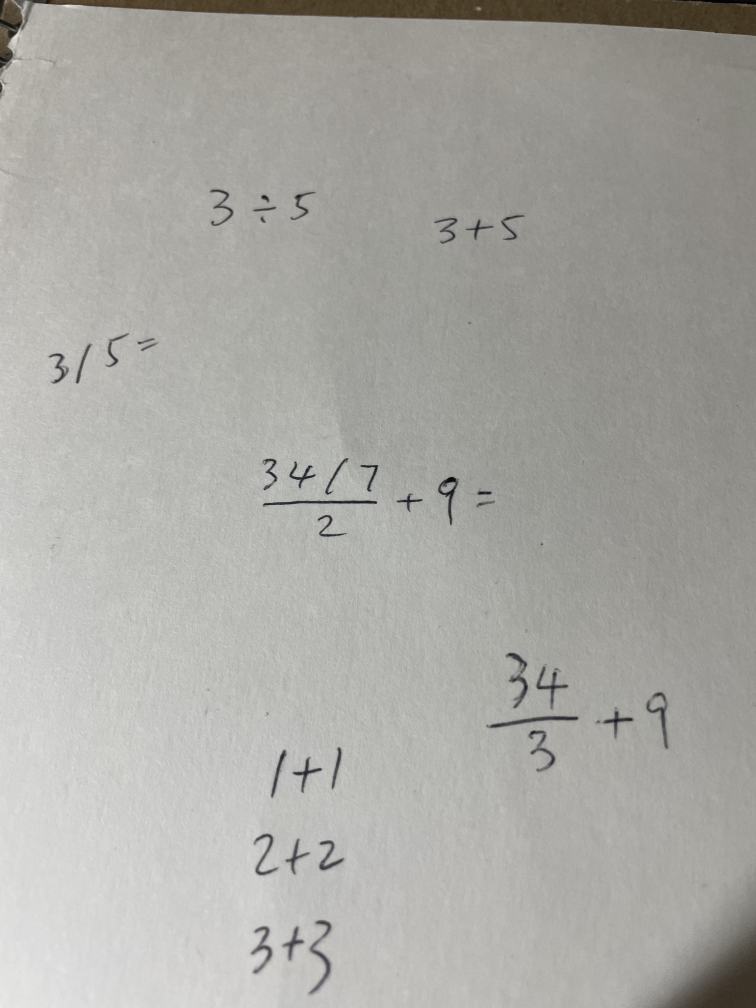
#> input picture server/images/IMG_2076.jpg, 3024 x 4032 px (shown at 1/4 size); its folder holds only this picture in this run
$ python -i processor.py   (imports and definitions only)
#> lines starting #> are read from the running program, lines starting #| are printed output that depends on the picture; after the words box and inside, x2 and y2 are one past the last pixel; in counts of white or black regions, pixels touching at a corner belong together
import cv2
import numpy as np
import matplotlib.pyplot as plt
# import pytesseract
from recognizer import recognize_math

# For draw locally
gray_global = None
thresh_global = None
dilated_global = None
contour_image_global = None
# to use pytesseract in Windows https://stackoverflow.com/questions/50951955/pytesseract-tesseractnotfound-error-tesseract-is-not-installed-or-its-not-i
# pytesseract.pytesseract.tesseract_cmd = 'C:\\Program Files\\Tesseract-OCR\\tesseract.exe'
# equation_text = pytesseract.image_to_string(equation_region, config='--psm 10')
# print(equation_text)
"""
    Identify the region of each equatoin from the image that may contain multiple equations
    return: equation_regions, a list of regions
"""

def parse_equation(image):
    global gray_global, dilated_global
    # Convert image in grayscale
    gray = cv2.cvtColor(image, cv2.COLOR_BGR2GRAY)
    gray_global = gray
    dilated, contours = process_image(gray)

    """
        To parse the image to identify regions of equations
            - find bounding box of contours (thresholding 200)
            - if the bounding boxes are deemed to be on the same horizontal line (similar y-coords), they belong to the same math equation
            - then, they should be formed as one larger bounding box
    """

    max_height = 0
    bounding_boxes = []

    # find bounding box for contours
    for contour in contours:
        if cv2.contourArea(contour) > 175:
            x, y, w, h = cv2.boundingRect(contour)
            max_height = max(max_height, h)
            equation_region = image[y:y+h, x:x+w]
            # cv2.rectangle(gray, (x, y), (x + w, y + h), (0, 255, 0), 2)
            bounding_boxes.append((x, y, w, h))

    # use the height of the largest bounding box as a reference to determine if bounding boxes have similar y-coords
    y_threshold = max_height
    def on_same_line(box1, box2, threshold):
        return abs(box1[1] - box2[1]) < threshold

    # group the bounding boxes
    lines = []
    for box in bounding_boxes:
        added = False
        for line in lines:
            if any(on_same_line(box, other_box, y_threshold) for other_box in line):
                line.append(box)
                added = True
                break
        if not added:
            lines.append([box])

    # find the bounding box for each equation
    equation_regions = []
    for line in lines:
        # Calculate the min x, min y, max x, and max y for the boxes in the line, box = (x, y, w, h)
        x_coords = [box[0] for box in line]
        y_coords = [box[1] for box in line]
        w_coords = [box[2] for box in line]
        h_coords = [box[3] for box in line]
        min_x = min(x_coords)
        min_y = min(y_coords)
        max_x = max(x_coords[i] + w_coords[i] for i in range(len(line)))
        max_y = max(y_coords[i] + h_coords[i] for i in range(len(line)))
        rows, cols = dilated.shape
        # Append the merged bounding box for the line, add padding 25 pixels if not out of bound
        min_x = max(min_x-25, 0)
        min_y = max(min_y-25, 0)
        h = min (max_y + 25, rows) - min_y
        w = min (max_x + 25, cols) - min_x
        equation_regions.append((min_x, min_y, w, h))

        # Draw merged bounding boxes on the image (for demo and test)
        cv2.rectangle(dilated, (min_x, min_y), (min_x + w, min_y + h), (255, 255, 255), 3)

    dilated_global = dilated
    # draw(gray_global, thresh_global, dilated_global, contour_image_global)

    return dilated, equation_regions


def process_image(image):
    global thresh_global, contour_image_global
    """
        TODO: Play around with the parameters of image processing functions to optimaize the quality of output image
    """

    # Noise Reduction
    # applying a very small median and Gaussian blur ((3,3) kernel) before the bilateral filter can help in reducing noise without significantly impacting the edge details
    # bilateralFilter is highly effective in noise removal while keeping edges sharp
    image = cv2.medianBlur(image, 3)
    image = cv2.GaussianBlur(image, (3, 3), 0)
    image = cv2.bilateralFilter(src=image, d=23, sigmaColor=75, sigmaSpace=75)

    # Adaptive threshold, binarized the image
    thresh = cv2.adaptiveThreshold(image, 255, cv2.ADAPTIVE_THRESH_GAUSSIAN_C, cv2.THRESH_BINARY_INV, 13, 1)
    # remove implusive noise after thresholding
    thresh = cv2.medianBlur(thresh, 5)

    thresh_global = thresh

    # Morphology - dilation
    kernel = cv2.getStructuringElement(cv2.MORPH_RECT, (3,3))  # Adjust the kernel size if needed
    dilated = cv2.dilate(thresh, kernel, iterations=1)

    # Reduce implusive noise caused by dilation
    dilated = cv2.medianBlur(dilated, 11)

    # Find contours to identify the region of interest
    contours, _ = cv2.findContours(dilated, cv2.RETR_EXTERNAL, cv2.CHAIN_APPROX_SIMPLE)

    # Draw contours on the original image(for test and demo)
    contour_image = cv2.drawContours(image.copy(), contours, -1, (0, 255, 0), 3)
    contour_image_global = contour_image

    return dilated, contours


"""
    FOR LOCAL TESTING

"""
def draw(gray, thresh, dilated, contour_image):
    plt.figure(figsize=(12,12))

    plt.subplot(221)
    plt.imshow(gray, cmap = 'gray')
    plt.title('gray')

    plt.subplot(222)
    plt.imshow(thresh, cmap = 'gray')
    plt.title('Binarized Adaptive Threshold')

    plt.subplot(223)
    plt.imshow(dilated, cmap = 'gray')
    plt.title('dilated')

    contour_img_rgb = cv2.cvtColor(contour_image, cv2.COLOR_BGR2RGB)
    plt.subplot(224)
    plt.imshow(contour_img_rgb)
    plt.title('Contour_img after Binarized AdaptiveThreshold')

    plt.savefig('bilateralFilter.png')
    plt.show()

>>> import cv2
>>> picture = cv2.imread('images/IMG_2076.jpg')
#> picture is the input picture: shape (4032, 3024, 3); mean B, G, R 164, 168.9, 169.5
>>> result = parse_equation(picture)
#> in process_image, `thresh = cv2.adaptiveThreshold(image, 255, cv2.ADAPTIVE_THRESH_GAUSSIA..`:
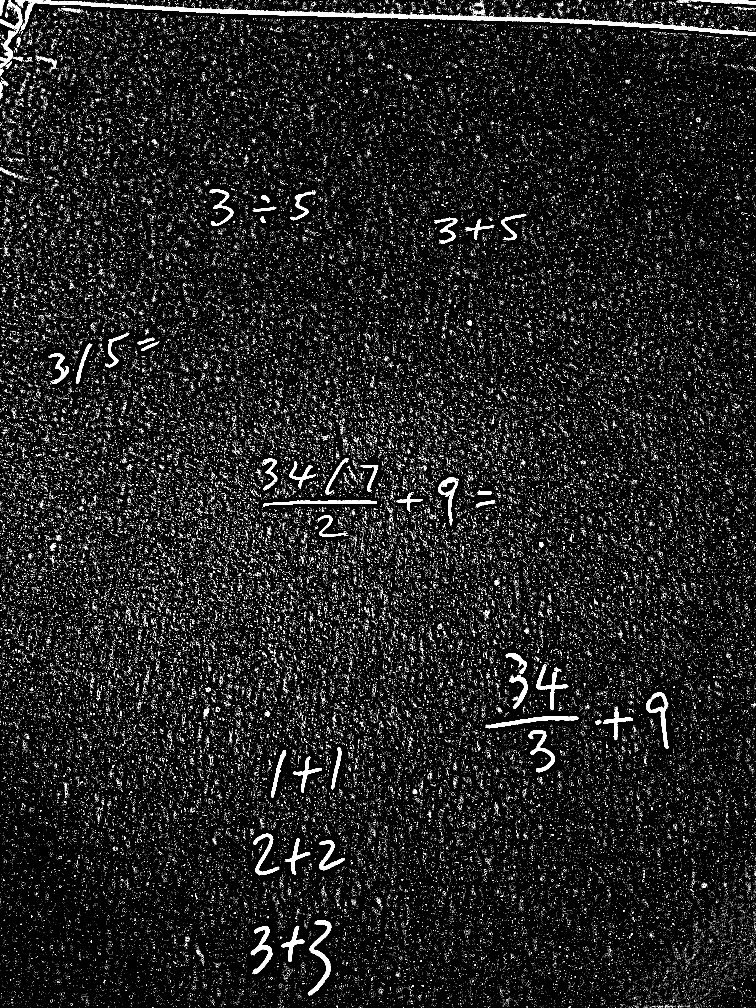
#> thresh: shape (4032, 3024) (shown at 1/4 size); 4.3% white; 139393 white regions (137967 under 20 px), largest, box (x1, y1, x2, y2) and area: (81, 0, 3024, 143) 39688, (1233, 3680, 1326, 3982) 6528, (1945, 2865, 2314, 2913) 5242
#> in process_image, `thresh = cv2.medianBlur(thresh, 5)`: thresh: shape (4032, 3024); 1.4% white; 1806 white regions (1695 under 20 px), largest, box (x1, y1, x2, y2) and area: (83, 0, 3024, 143) 41249, (1234, 3680, 1325, 3979) 6512, (1946, 2865, 2313, 2913) 5238
#> in process_image, `dilated = cv2.dilate(thresh, kernel, iterations=1)`: dilated: shape (4032, 3024); 1.9% white; 1718 white regions (681 under 20 px), largest, box (x1, y1, x2, y2) and area: (82, 0, 3024, 144) 48344, (1233, 3679, 1326, 3980) 7662, (0, 0, 90, 251) 6153
#> in process_image, `dilated = cv2.medianBlur(dilated, 11)`:
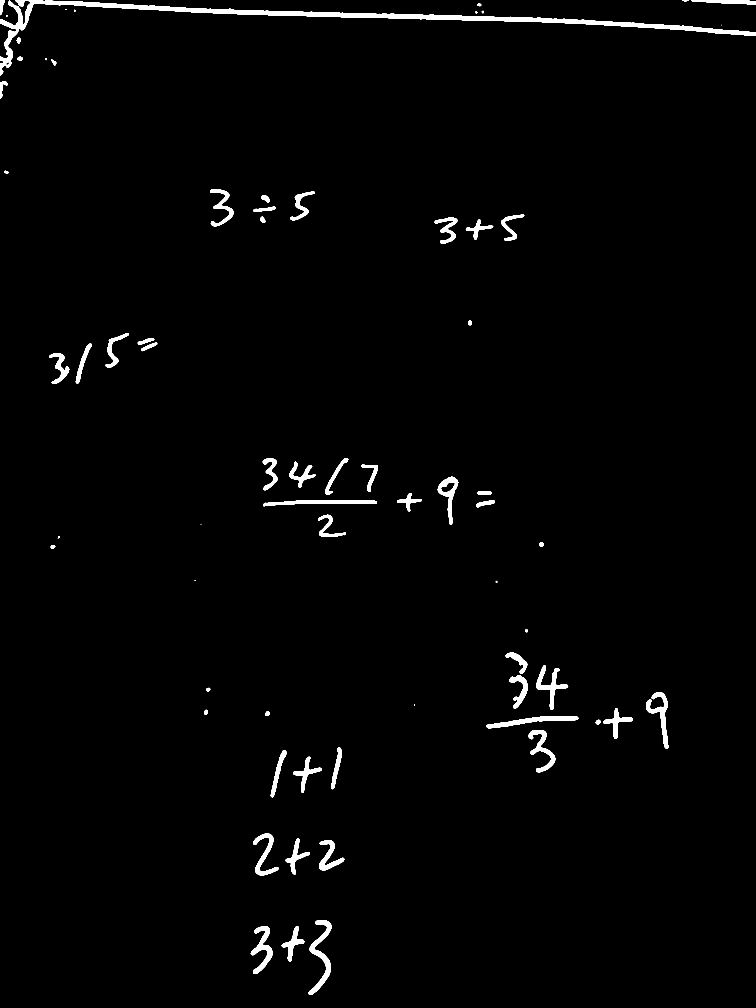
#> dilated: shape (4032, 3024) (shown at 1/4 size); 1.5% white; 70 white regions (5 under 20 px)
#> in process_image, `contours, _ = cv2.findContours(dilated, cv2.RETR_EXTERNAL, cv2.CHAIN_A..`: contours = 70 contours, 8 with area under 20; largest, box (x1, y1, x2, y2) and area: (0, 0, 3024, 302) 52900, (1234, 3680, 1326, 3980) 7255, (1751, 1907, 1833, 2100) 5910, (1945, 2864, 2313, 2913) 5676, (1003, 3704, 1090, 3896) 5590
#> in process_image, `contour_image = cv2.drawContours(image.copy(), contours, -1, (0, 255, ..`:
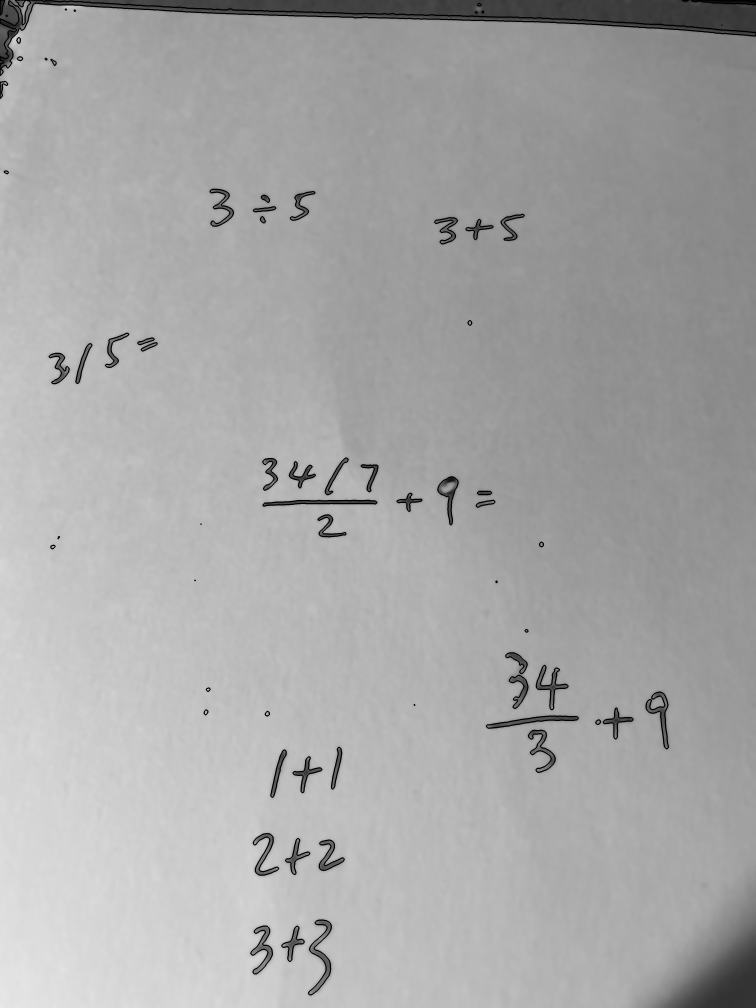
#> contour_image: shape (4032, 3024) (shown at 1/4 size); min 0, max 234, mean 167.4
#> the loop in parse_equation, `for contour in contours:` made 70 passes
#> (x, y, w, h, max_height) on passes 1 to 12: (1127, 3704, 90, 142, 142), (1003, 3704, 87, 192, 192), (1234, 3680, 92, 300, 300), (1277, 3360, 100, 122, 300), (1142, 3354, 97, 144, 300), (1013, 3334, 102, 167, 300), (1172, 3027, 116, 144, 300), (1083, 3000, 62, 190, 300), (1326, 2989, 41, 168, 300), (2113, 2921, 108, 169, 300), (2383, 2879, 19, 19, 300), (1945, 2864, 368, 49, 300)
#> contour on passes 27, 29, 60: [[231, 2154], [234, 2154]], [[802, 2096], [805, 2096]], [[2887, 99], [2886, 100], [2887, 100]]
#> pass 1, in parse_equation, `equation_region = image[y:y+h, x:x+w]`:
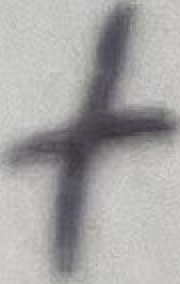
#> equation_region: shape (142, 90, 3) (shown 2 times larger); mean B, G, R 166.2, 166.9, 167.8
#> pass 2, in parse_equation, `equation_region = image[y:y+h, x:x+w]`:
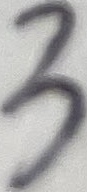
#> equation_region: shape (192, 87, 3); mean B, G, R 168.6, 168.7, 169.7
#> pass 3, in parse_equation, `equation_region = image[y:y+h, x:x+w]`:
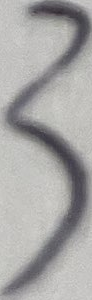
#> equation_region: shape (300, 92, 3); mean B, G, R 165.2, 166, 167.1
#> after the loop in parse_equation, `for contour in contours:`: bounding_boxes = 51 items, first 6: (1127, 3704, 90, 142), (1003, 3704, 87, 192), (1234, 3680, 92, 300), (1277, 3360, 100, 122), (1142, 3354, 97, 144), (1013, 3334, 102, 167)
#> in parse_equation, `y_threshold = max_height`: y_threshold = 302
#> the loop in parse_equation, `for box in bounding_boxes:` made 51 passes
#> box on passes 1 to 12: (1127, 3704, 90, 142), (1003, 3704, 87, 192), (1234, 3680, 92, 300), (1277, 3360, 100, 122), (1142, 3354, 97, 144), (1013, 3334, 102, 167), (1172, 3027, 116, 144), (1083, 3000, 62, 190), (1326, 2989, 41, 168), (2113, 2921, 108, 169), (2383, 2879, 19, 19), (1945, 2864, 368, 49)
#> after the loop in parse_equation, `for box in bounding_boxes:`: line = [(0, 325, 31, 69), (204, 237, 21, 25), (69, 227, 22, 16), (67, 150, 15, 23), (2764, 0, 260, 19), (0, 0, 3024, 302), (0, 0, 19, 61)]; lines = 7 items
#> the loop in parse_equation, `for line in lines:` made 7 passes
#> (x_coords, y_coords, w_coords, h_coords, min_x, min_y, max_x, max_y) on passes 1, 2, 5: ([1127, 1003, 1234], [3704, 3704, 3680], [90, 87, 92], [142, 192, 300], 978, 3655, 1326, 3980), ([1277, 1142, 1013], [3360, 3354, 3334], [100, 97, 102], [122, 144, 167], 988, 3309, 1377, 3501), ([196, 303, 565, 551, 421, 1872], [1413, 1374, 1370, 1352, 1333, 1282], [81, 65, 64, 66, 94, 15], [122, 160, 35, 27, 137, 19], 171, 1257, 1887, 1535)
#> (w_coords, h_coords, min_x, min_y, max_x, max_y, h, w) on passes 3 to 4: ([116, 62, 41, 108, 19, 368, 17, 16, 119, 90, 75, 128, 86], [144, 190, 168, 169, 19, 49, 19, 21, 124, 228, 133, 178, 84], 791, 2586, 2674, 3190, 629, 1908), ([16, 112, 75, 456, 100, 57, 82, 68, 105, 59, 92], [19, 89, 28, 24, 73, 14, 193, 108, 106, 127, 147], 1026, 1807, 2174, 2187, 405, 1173)
#> after the loop in parse_equation, `for line in lines:`:
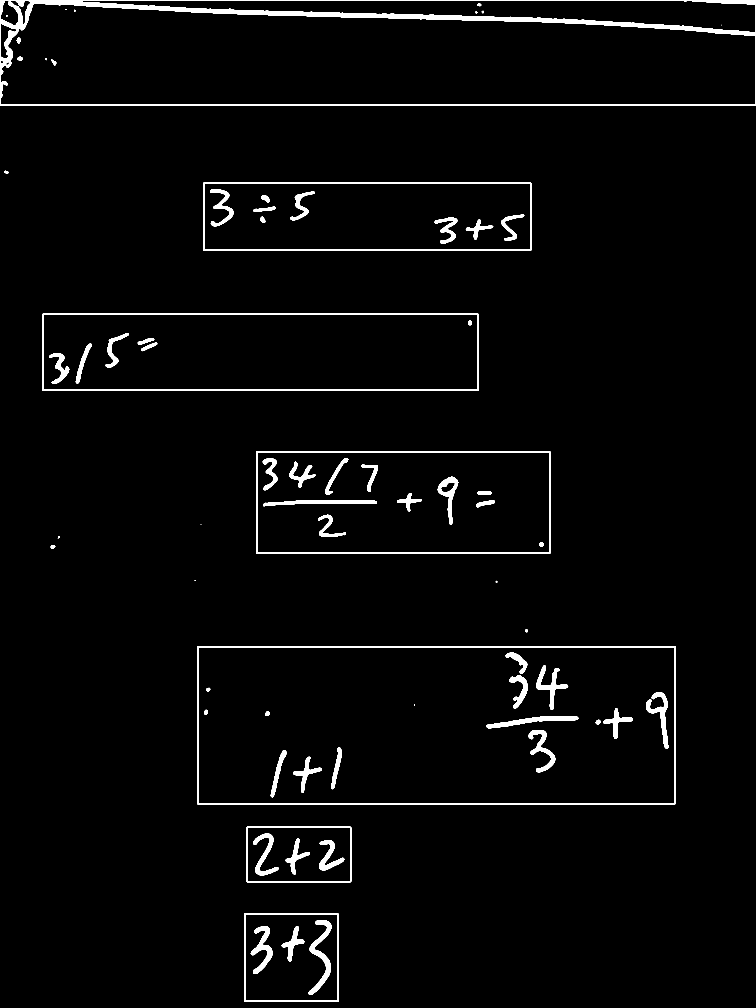
#> dilated: shape (4032, 3024) (shown at 1/4 size); 2.5% white; 72 white regions (5 under 20 px), largest, box (x1, y1, x2, y2) and area: (0, 0, 3024, 422) 85386, (789, 2584, 2702, 3218) 25358, (169, 1255, 1915, 1563) 20428
#> after the loop in parse_equation, `for line in lines:`: equation_regions = [(978, 3655, 373, 350), (988, 3309, 414, 217), (791, 2586, 1908, 629), (1026, 1807, 1173, 405), (171, 1257, 1741, 303), (815, 732, 1307, 269), (0, 0, 3024, 419)]
